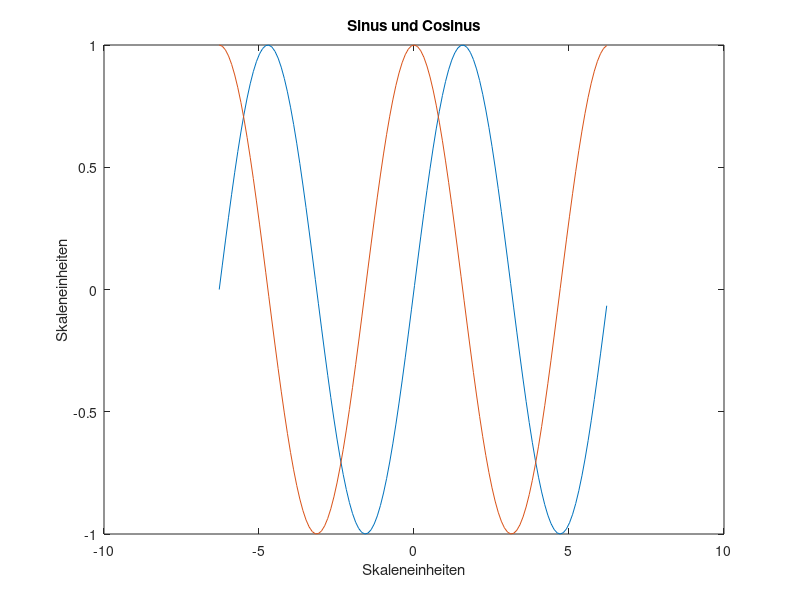

The MATLAB script that drew this image:
% Workspace zurücksetzen
clear all;
clc;

% Werte generieren
x = -2*pi:0.1:2*pi;
ysin = sin(x);
ycos = cos(x);
plot(x, ysin, x, ycos);
title('Sinus und Cosinus');
xlabel('Skaleneinheiten');
ylabel('Skaleneinheiten');